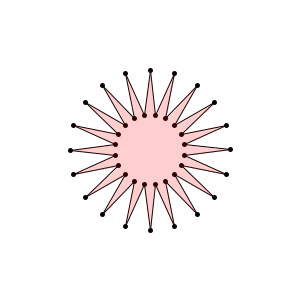
Frame 1 (no input)
Frame 60 (the mouse pressed at the canvas centre just before this capture): identical to frame 1, image omitted
Frame 120 (the mouse held since frame 60 and released just before this capture): identical to frame 1, image omitted

The Processing sketch that drew this single still picture (run headless with seeded random() and noise(); from frame 60 on, the mouse is pressed at the canvas centre):

// Processing sketch: sketch_150408b
// ── sketch_150408b.pde

class Polygonex{
//  private static final String     TAG = Polygon.class.getSimpleName();
     
    private ArrayList<PVector> mVertexs = new ArrayList<PVector>();
     
    public void addPoint(float xPos, float yPos) {
        mVertexs.add(new PVector(xPos, yPos));
        //print(mVertexs);
    }
     
    public void clear() {
        mVertexs.clear();
    }
    
    PVector display(int j) 
    {
   
      return mVertexs.get(j);
    }
     
    public boolean contains(float xPosf, float yPosf) {
        int sizeOfVertexs = mVertexs.size();
         //print("\n"+sizeOfVertexs);
        if (sizeOfVertexs < 3) 
        {
            return false;
        }
         
        int followIndex = sizeOfVertexs - 1;
        //print("\n"+followIndex);
        boolean isOddNodes = false;
 
        for (int frontIndex = 0; frontIndex < sizeOfVertexs; frontIndex++) {
            PVector frontPoint   = mVertexs.get(frontIndex);
            //print("\n"+frontPoint);
            PVector followPoint  = mVertexs.get(followIndex);
            //print("\n"+followPoint);
             
            //if (frontPoint.y < yPosf && followPoint.y >= yPosf || followPoint.y < yPosf && frontPoint.y >= yPosf) 
            //if ((frontPoint.y < yPosf && followPoint.y >= yPosf || followPoint.y < yPosf && frontPoint.y >= yPosf) &&  (frontPoint.x<=xPosf || followPoint.x<=xPosf))
             if ((frontPoint.y < yPosf) == (followPoint.y >= yPosf)  &&  (frontPoint.x<=xPosf || followPoint.x<=xPosf))
            {
                 
              float pp = frontPoint.x + (yPosf - frontPoint.y) / (followPoint.y - frontPoint.y) * (followPoint.x - frontPoint.x);
//                /**
//                 *      y - y1 = M * (x - x1)
//                 *      M = (y2 - y1) / (x2 - x1)
//                 */
//                 
//                 //print(pp);
//                if (pp < xPosf) {
//                    isOddNodes = !isOddNodes;
//                    //print(isOddNodes);
//                }
                  
                  isOddNodes ^= (pp < xPosf);  //^:XOR op1^= op2   op1 = op1 ^ op2
  
            }            
            followIndex = frontIndex;
        }
        return isOddNodes;
    }
    
    
     public boolean contains2(float xPosf, float yPosf) {
        int sizeOfVertexs = mVertexs.size();
     
        if (sizeOfVertexs < 3) 
        {
            return false;
        }
         
        int followIndex = sizeOfVertexs - 1;
    
        boolean isOddNodes = false;
        float[] constant = new float[sizeOfVertexs];
        float[] multiple = new float[sizeOfVertexs];
        PVector frontPoint = new PVector(); 
        PVector followPoint= new PVector(); 
        
        float x1,y1;
        float x2,y2;
 ///////////1
 
        for (int frontIndex = 0; frontIndex < sizeOfVertexs; frontIndex++) 
        {
           frontPoint   = mVertexs.get(frontIndex);
           followPoint  = mVertexs.get(followIndex);
           
           if(frontPoint.x > followPoint.x)
           {
              x1 = followPoint.x;
              x2 = frontPoint.x;
              y1 = followPoint.y;
              y2 = frontPoint.y;
           }
           else
           {
              x1 = frontPoint.x;
              x2 = followPoint.x;
              y1 = frontPoint.y;
              y2 = followPoint.y;
           }
            //if ((frontPoint.x < xPosf) == (xPosf <= followPoint.x) && (yPosf-y1)*(x2-x1) < (y2-y1)*(xPosf-x1))
            if ((frontPoint.x < xPosf) == (xPosf <= followPoint.x)) //&& (frontPoint.y<=yPosf || followPoint.y<=yPosf)
            {
              if((yPosf-y1)*(x2-x1) < (y2-y1)*(xPosf-x1))
                   isOddNodes = !isOddNodes;
            }

           followIndex = frontIndex;
        }
  
        
 ///////////2
 /*
        for (int frontIndex = 0; frontIndex < sizeOfVertexs; frontIndex++)
        {
          frontPoint   = mVertexs.get(frontIndex);
          followPoint  = mVertexs.get(followIndex);
          
          if(followPoint.y==frontPoint.y)
          {
             constant[frontIndex]=frontPoint.x;
             multiple[frontIndex]=0; 
          }
          else 
          {
             constant[frontIndex]=frontPoint.x-(frontPoint.y*followPoint.x)/(followPoint.y-frontPoint.y)+(frontPoint.y*frontPoint.x)/(followPoint.y-frontPoint.y);
             multiple[frontIndex]=(followPoint.x-frontPoint.x)/(followPoint.y-frontPoint.y); 
           }
            followIndex = frontIndex;
         }

         
        for (int frontIndex = 0; frontIndex < sizeOfVertexs; frontIndex++) 
        {
           if ((frontPoint.y < yPosf && followPoint.y >= yPosf || followPoint.y< yPosf && frontPoint.y >= yPosf)) 
            {
//              if((yPosf*multiple[frontIndex]+constant[frontIndex] <xPosf)
//              {
//                 isOddNodes = !isOddNodes;
//              }
              
               float p= yPosf*multiple[frontIndex]+constant[frontIndex];
               isOddNodes^=(p < xPosf); 
            }

           followIndex = frontIndex;
        }
        */
////////////
        return isOddNodes;
    }
}


Polygonex pl;
int i;
float radius1;
float radius2; 
int npoints;
float angle;
float halfAngle;


void setup()
{
    size(300,300);
    i=0;
    pl = new Polygonex();
//    pl.addPoint(100,50);
//    i++;
//    pl.addPoint(100,100);
//    i++;
//    pl.addPoint(200,100);
//    i++;
//    pl.addPoint(200,50);
//    i++;
    
  int k,l;
  k= 150;
  l= 80;
  if(pl.contains(k,l))
  {
    point(k,l);
  } 
  
 
  radius1 = 35;
  radius2 = 80; 
  npoints = 20;
  angle = TWO_PI / npoints;
  halfAngle = angle/2.0;
  for (float a = 0+PI/2; a < TWO_PI+PI/2; a += angle) 
  {
    float sx = width/2 + cos(a) * radius2;
    float sy = height/2 - sin(a) * radius2;
    //vertex(sx, sy);
    //point(sx, sy);
    print(sx, sy+"\n");
    pl.addPoint(sx, sy);
    i++;
    sx = width/2 + cos(a+halfAngle) * radius1;
    sy = height/2 - sin(a+halfAngle) * radius1;
    //vertex(sx, sy);
   // point(sx, sy);
    print(sx, sy+"\n");
    pl.addPoint(sx, sy);
    i++;
  }
  
  /*
  for(i=0,ang=90; i < 10; i++,ang+=36) 

   {    

      if (i%2) rad=size*0.38; 

         else rad=size; 

       ptPos[i].x=x+(int)(rad*cos(PI*ang/180.0)); 

      ptPos[i].y=y-(int)(rad*sin(PI*ang/180.0)); 

    } 


*/

}

void draw()
{
 
  background(255);
  
  stroke(0);
  strokeWeight(5);
  
  for (float a = 0+PI/2; a < TWO_PI+PI/2; a += angle) 
  {
    float sx = width/2 + cos(a) * radius2;
    float sy = height/2 - sin(a) * radius2;
    vertex(sx, sy);
    point(sx, sy);
    sx = width/2 + cos(a+halfAngle) * radius1;
    sy = height/2 - sin(a+halfAngle) * radius1;
    vertex(sx, sy);
    point(sx, sy);
  }
  
  for(int j=0; j<i;j++)
  {
      stroke(0);
      strokeWeight(1);
      if(j==i-1)
        line(pl.display(j).x,pl.display(j).y,pl.display(0).x,pl.display(0).y);
      else
      {
        //point(pl.display(j).x,pl.display(j).y);
        line(pl.display(j).x,pl.display(j).y,pl.display(j+1).x,pl.display(j+1).y);
        
      }
  }
  
  for(int k=0; k<=width; k++)
  {
    for(int l=0; l<=width; l++)
    {
      //if(pl.contains(k,l)){
      if(pl.contains2(k,l)){
          stroke(255,0,0);
          strokeWeight(0.5);
          point(k,l);
      } 
    }
  }



}
